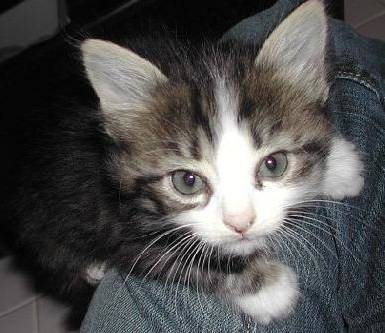
#> input picture week5/class_code/augmentation/imgs/cat.png, 385 x 333 px
$ python transform.py
#> lines starting #> are read from the running program, lines starting #| are printed output that depends on the picture
import cv2
import numpy as np

img = cv2.imread('imgs/cat.png')
#> img is the input picture: shape (333, 385, 3); mean B, G, R 78.2, 78.6, 79.3
h, w = img.shape[:2]
#> h = 333; w = 385

# rigid
theta = 30.0 / 180.0 * np.pi
tx = 10
ty = 20
rigid_mat = np.array([[np.cos(theta), -np.sin(theta), tx],
                      [np.sin(theta),  np.cos(theta), ty]], dtype=np.float32)
rigid_img = cv2.warpAffine(img, rigid_mat, (w, h))
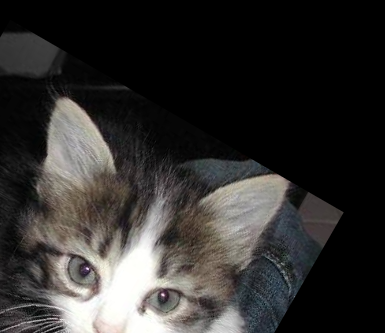
#> rigid_img: shape (333, 385, 3); mean B, G, R 46.6, 48, 49.7
show_img = np.concatenate([img, rigid_img], axis=1)
cv2.imwrite('imgs/rigid.png', show_img)

# similar
theta = 30.0 / 180. * np.pi
tx = 50
ty = -150
s = 0.5
similar_mat = np.array([[s * np.cos(theta), -s * np.sin(theta), tx],
                        [s * np.sin(theta),  s * np.cos(theta), ty]], dtype=np.float32)
similar_img = cv2.warpAffine(img, similar_mat, (w, h))
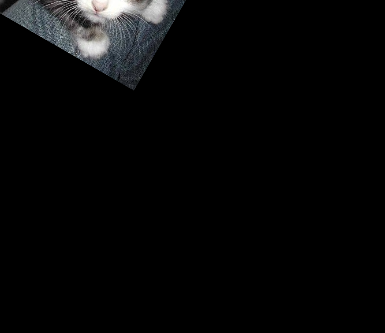
#> similar_img: shape (333, 385, 3); mean B, G, R 7.7, 7.5, 7.2
show_img = np.concatenate([img, similar_img], axis=1)
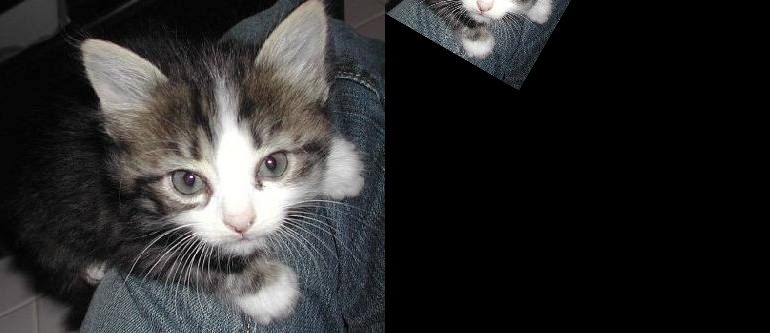
#> show_img: shape (333, 770, 3); mean B, G, R 43, 43, 43.2
cv2.imwrite('imgs/similar.png', show_img)

# affine
a, b, c, d = 1.1, 0.9, 0.1, 1.0
tx = -100
ty = 30
affine_mat = np.array([[a, b, tx],
                       [c, d, ty]], dtype=np.float32)
affine_img = cv2.warpAffine(img, affine_mat, (w, h))
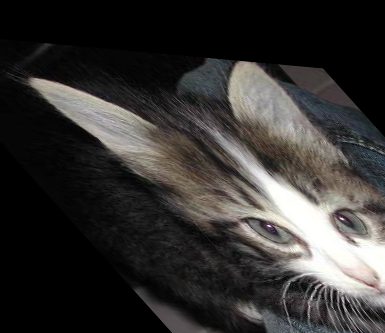
#> affine_img: shape (333, 385, 3); mean B, G, R 49.8, 51.3, 53.2
show_img = np.concatenate([img, affine_img], axis=1)
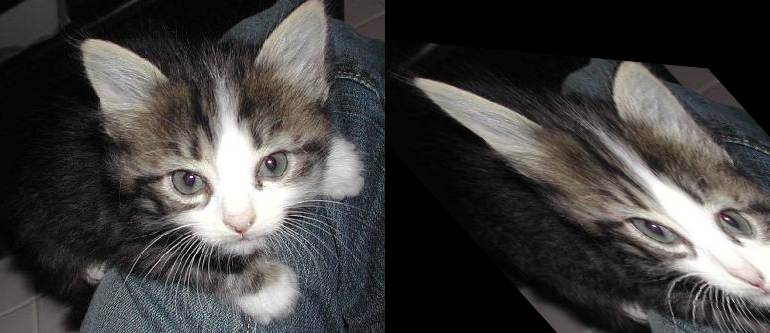
#> show_img: shape (333, 770, 3); mean B, G, R 64, 64.9, 66.2
cv2.imwrite('imgs/affine.png', show_img)

# perspective
a, b, c, d = 1.0, 0.0, 0.0, 1.0
tx = 50
ty = 0
v1 = 0
v2 = 1e-3
persp_mat = np.array([[ a,  b, tx],
                      [ c,  d, ty],
                      [v1, v2,  1]], dtype=np.float32)
persp_img = cv2.warpPerspective(img, persp_mat, (w, h))
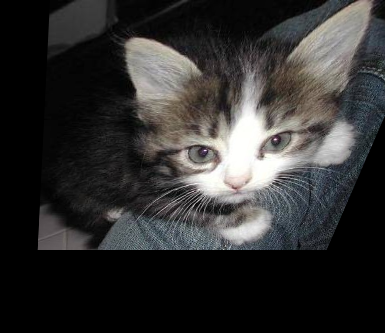
#> persp_img: shape (333, 385, 3); mean B, G, R 48, 48.6, 49.3
show_img = np.concatenate([img, persp_img], axis=1)
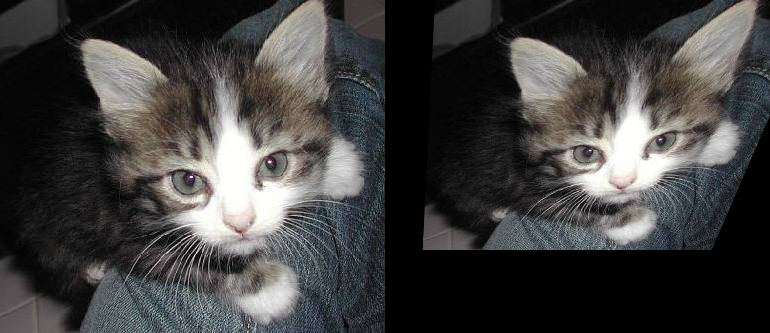
#> show_img: shape (333, 770, 3); mean B, G, R 63.1, 63.6, 64.3
cv2.imwrite('imgs/persp.png', show_img)
